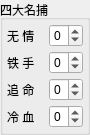
                       <widget class="QGroupBox" name="groupBox_17">
                        <property name="maximumSize">
                         <size>
                          <width>90</width>
                          <height>16777215</height>
                         </size>
                        </property>
                        <property name="title">
                         <string>四大名捕</string>
                        </property>
                        <layout class="QGridLayout" name="gridLayout_25">
                         <property name="leftMargin">
                          <number>4</number>
                         </property>
                         <property name="topMargin">
                          <number>4</number>
                         </property>
                         <property name="rightMargin">
                          <number>4</number>
                         </property>
                         <property name="bottomMargin">
                          <number>4</number>
                         </property>
                         <property name="spacing">
                          <number>4</number>
                         </property>
                         <item row="0" column="0">
                          <widget class="QLabel" name="label_27">
                           <property name="minimumSize">
                            <size>
                             <width>34</width>
                             <height>0</height>
                            </size>
                           </property>
                           <property name="text">
                            <string>无 情</string>
                           </property>
                          </widget>
                         </item>
                         <item row="0" column="1">
                          <widget class="QSpinBox" name="spin_count_mingbu_wuqing">
                           <property name="minimumSize">
                            <size>
                             <width>0</width>
                             <height>22</height>
                            </size>
                           </property>
                           <property name="maximumSize">
                            <size>
                             <width>34</width>
                             <height>16777215</height>
                            </size>
                           </property>
                           <property name="minimum">
                            <number>-1</number>
                           </property>
                           <property name="maximum">
                            <number>4</number>
                           </property>
                          </widget>
                         </item>
                         <item row="1" column="0">
                          <widget class="QLabel" name="label_31">
                           <property name="minimumSize">
                            <size>
                             <width>34</width>
                             <height>0</height>
                            </size>
                           </property>
                           <property name="text">
                            <string>铁 手</string>
                           </property>
                          </widget>
                         </item>
                         <item row="1" column="1">
                          <widget class="QSpinBox" name="spin_count_mingbu_tieshou">
                           <property name="minimumSize">
                            <size>
                             <width>0</width>
                             <height>22</height>
                            </size>
                           </property>
                           <property name="maximumSize">
                            <size>
                             <width>34</width>
                             <height>16777215</height>
                            </size>
                           </property>
                           <property name="minimum">
                            <number>-1</number>
                           </property>
                           <property name="maximum">
                            <number>4</number>
                           </property>
                          </widget>
                         </item>
                         <item row="2" column="0">
                          <widget class="QLabel" name="label_32">
                           <property name="minimumSize">
                            <size>
                             <width>34</width>
                             <height>0</height>
                            </size>
                           </property>
                           <property name="text">
                            <string>追 命</string>
                           </property>
                          </widget>
                         </item>
                         <item row="2" column="1">
                          <widget class="QSpinBox" name="spin_count_mingbu_zhuiming">
                           <property name="minimumSize">
                            <size>
                             <width>0</width>
                             <height>22</height>
                            </size>
                           </property>
                           <property name="maximumSize">
                            <size>
                             <width>34</width>
                             <height>16777215</height>
                            </size>
                           </property>
                           <property name="minimum">
                            <number>-1</number>
                           </property>
                           <property name="maximum">
                            <number>4</number>
                           </property>
                          </widget>
                         </item>
                         <item row="3" column="0">
                          <widget class="QLabel" name="label_33">
                           <property name="minimumSize">
                            <size>
                             <width>34</width>
                             <height>0</height>
                            </size>
                           </property>
                           <property name="text">
                            <string>冷 血</string>
                           </property>
                          </widget>
                         </item>
                         <item row="3" column="1">
                          <widget class="QSpinBox" name="spin_count_mingbu_lengxue">
                           <property name="minimumSize">
                            <size>
                             <width>0</width>
                             <height>22</height>
                            </size>
                           </property>
                           <property name="maximumSize">
                            <size>
                             <width>34</width>
                             <height>16777215</height>
                            </size>
                           </property>
                           <property name="minimum">
                            <number>-1</number>
                           </property>
                           <property name="maximum">
                            <number>4</number>
                           </property>
                          </widget>
                         </item>
                        </layout>
                       </widget>
